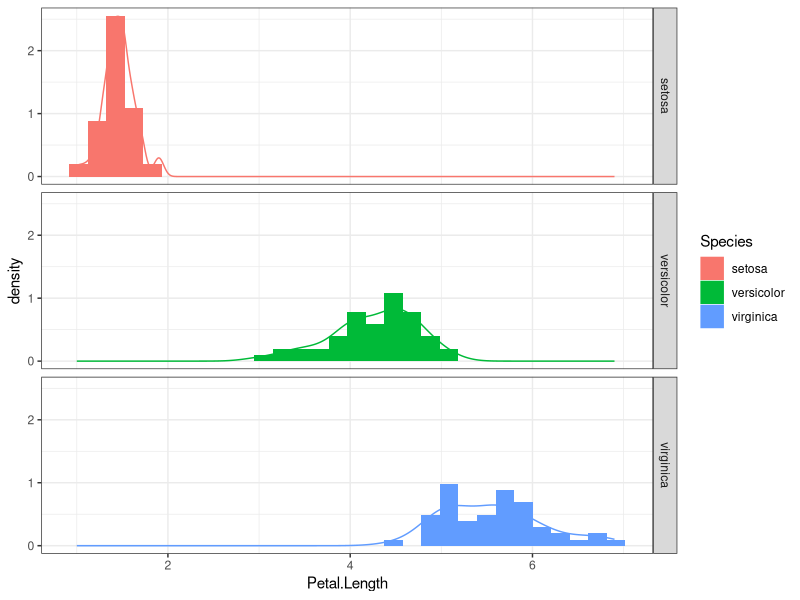
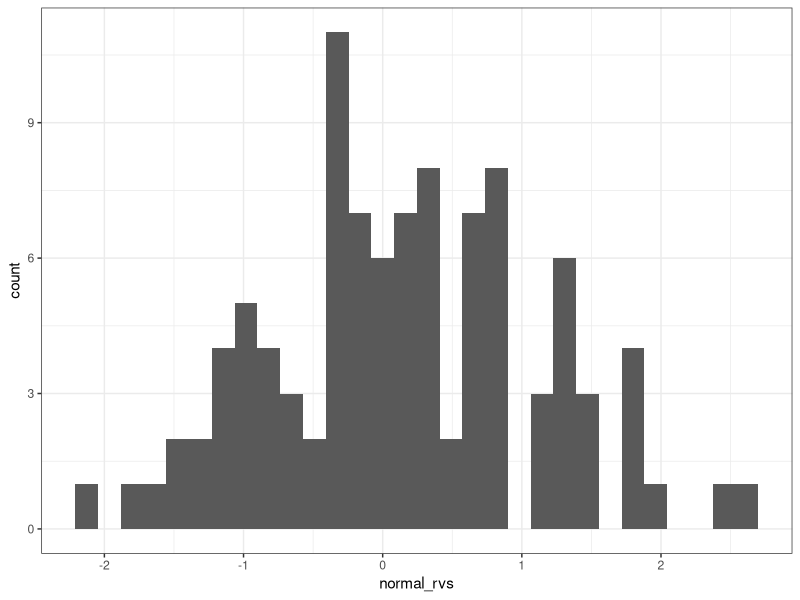
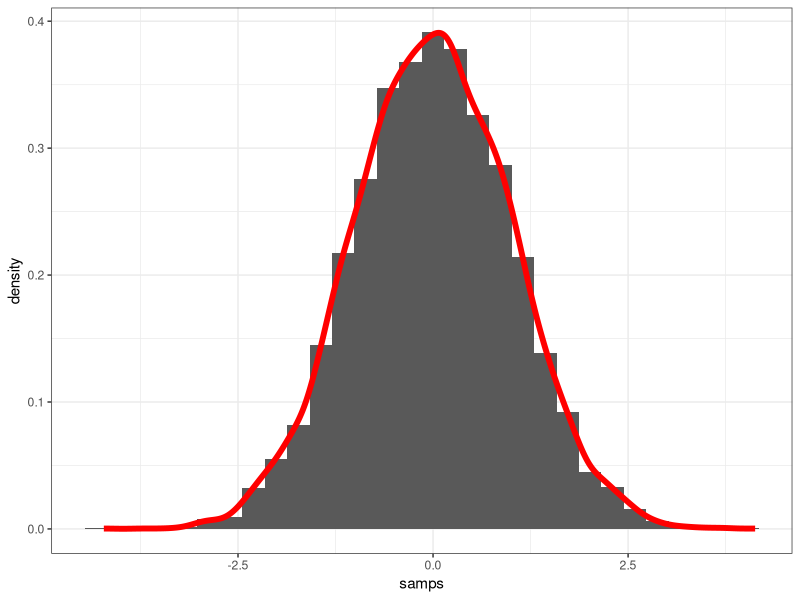
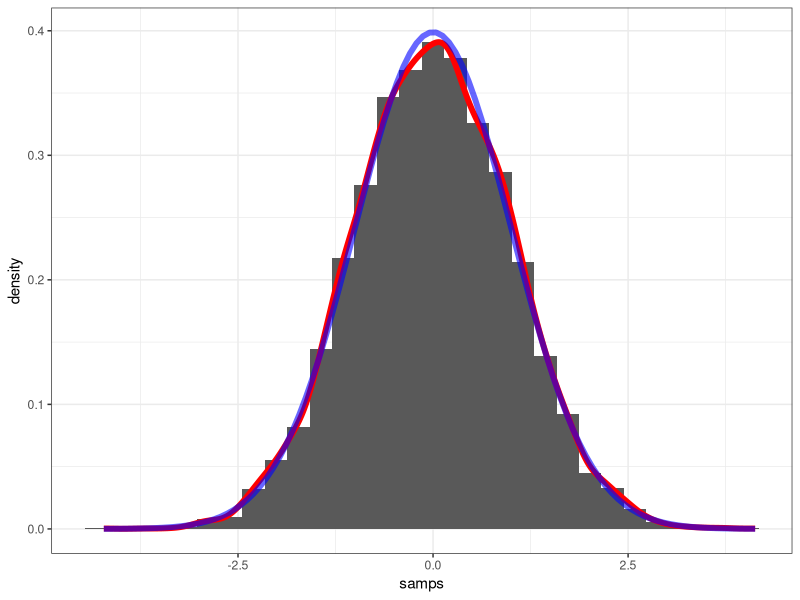
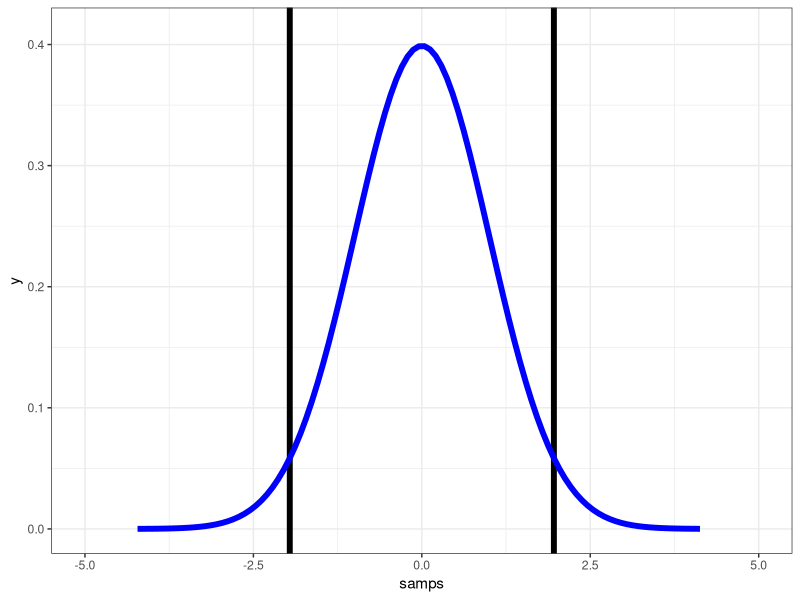
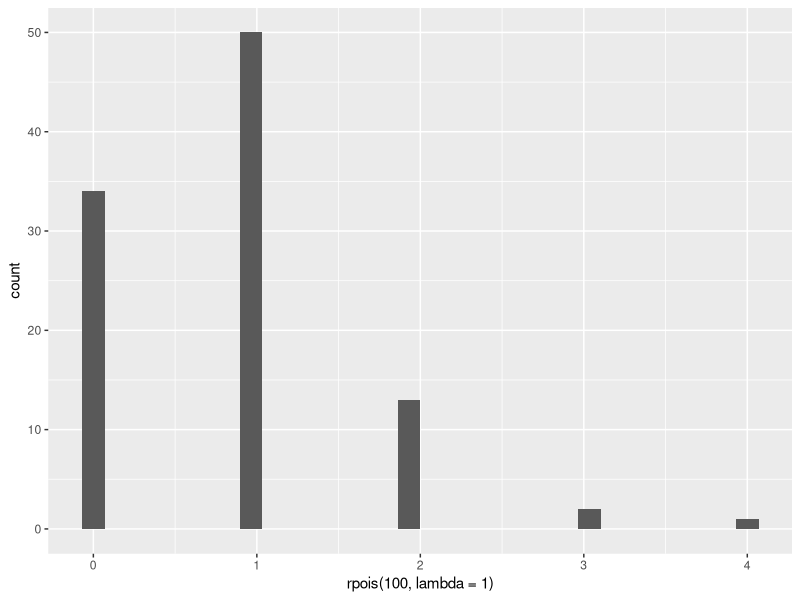
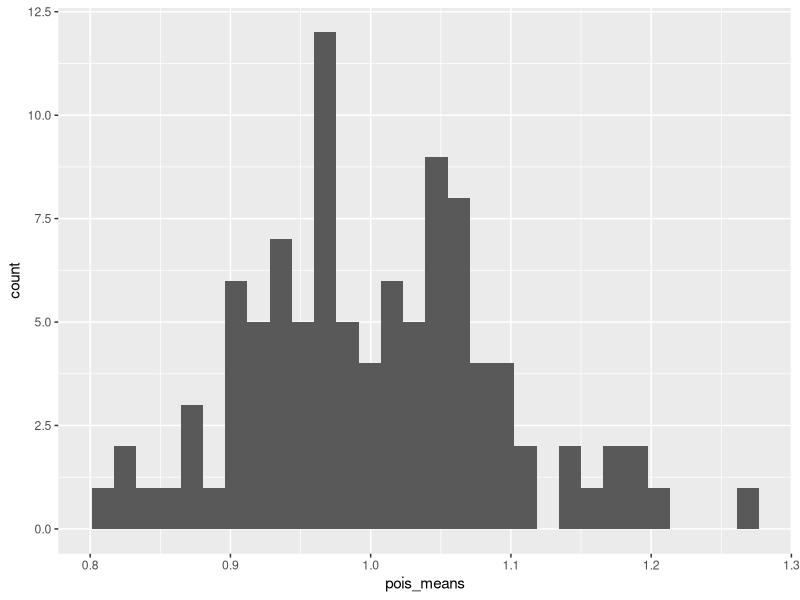

Here is the R script that generated these plots, in order:
## ---- chunk 1
library(ggplot2)

ggplot() +
  geom_histogram(data = iris, 
                 aes(x = Petal.Length, y = ..density.., fill = Species)) +
  facet_grid( Species ~ . ) +
  geom_density(data = iris, aes(x = Petal.Length, colour = Species)) +
  theme_bw()  
## ---- chunk 2
?rnorm
## ---- chunk 3
normal_rvs <- rnorm(n = 100, mean = 0, sd = 1)

ggplot() + 
  geom_histogram( data = NULL, aes(x = normal_rvs) ) +
  theme_bw()
## ---- chunk 4
stdnorm_samps <- data.frame( samps = rnorm(n = 10000, mean = 0, sd = 1) )

ggplot(data = stdnorm_samps, aes(x = samps)) +
  geom_histogram( aes( y = ..density.. ) ) +
  geom_density(colour = "red", size = 2) + 
  theme_bw()
## ---- chunk 5
ggplot(data = stdnorm_samps, aes(x = samps)) +
  geom_histogram( aes( y = ..density.. ) ) +
  geom_density(colour = "red", size = 2) + 
  stat_function( fun = dnorm, colour = "blue", alpha = 0.6, size = 2) +
  theme_bw()
## ---- chunk 6
head_count <- 0
tail_count <- 0

while(head_count <= 100){
  ifelse(test = runif(1) < 0.5, yes = (head_count <- head_count + 1), no = (tail_count <- tail_count + 1))
}

(flip_count <- head_count + tail_count)
## ---- chunk 7
qnorm(.025)
qnorm(.975)
## ---- chunk 8
ggplot(data = stdnorm_samps, aes(x = samps)) +
  coord_cartesian(xlim = c(-5, 5), ylim = c(0, 0.41)) +
  geom_vline(xintercept = c(-1.96, 1.96), size = 2 ) +
  stat_function( fun = dnorm, colour = "blue", size = 2) +
  theme_bw()
## ---- chunk 9


## ---- chunk 10
ggplot(data = NULL) +
  geom_histogram(aes(x = rpois(100, lambda = 1)))
## ---- chunk 11
pois_means <- c()

for(x in 1:100){
  new_pois_mean <- mean(rpois(100, lambda = 1))
  pois_means <- c(pois_means, new_pois_mean)
}

ggplot(data = NULL) +
  geom_histogram(aes(x = pois_means))

